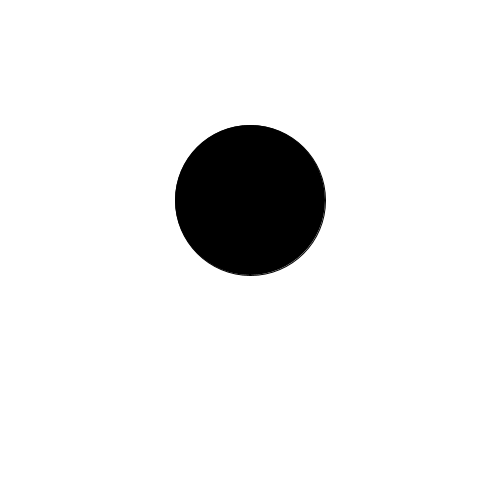
Frame 1 (no input)
Frame 60 (the mouse pressed at the canvas centre just before this capture): identical to frame 1, image omitted
Frame 120 (the mouse held since frame 60 and released just before this capture): identical to frame 1, image omitted

The Processing sketch that drew this single still picture (run headless with seeded random() and noise(); from frame 60 on, the mouse is pressed at the canvas centre):

// Processing sketch: quickellipse
// ── quickellipse.pde
void setup() {
size(500,500);
}
int value = 0;

void draw() {
  background(255);
  fill(value);
  ellipse(250, 200, 150, 150);
}

void mouseDragged() 
{
  value = value + 100;
  if (value > 255) {
    value = 0;
  }
}
